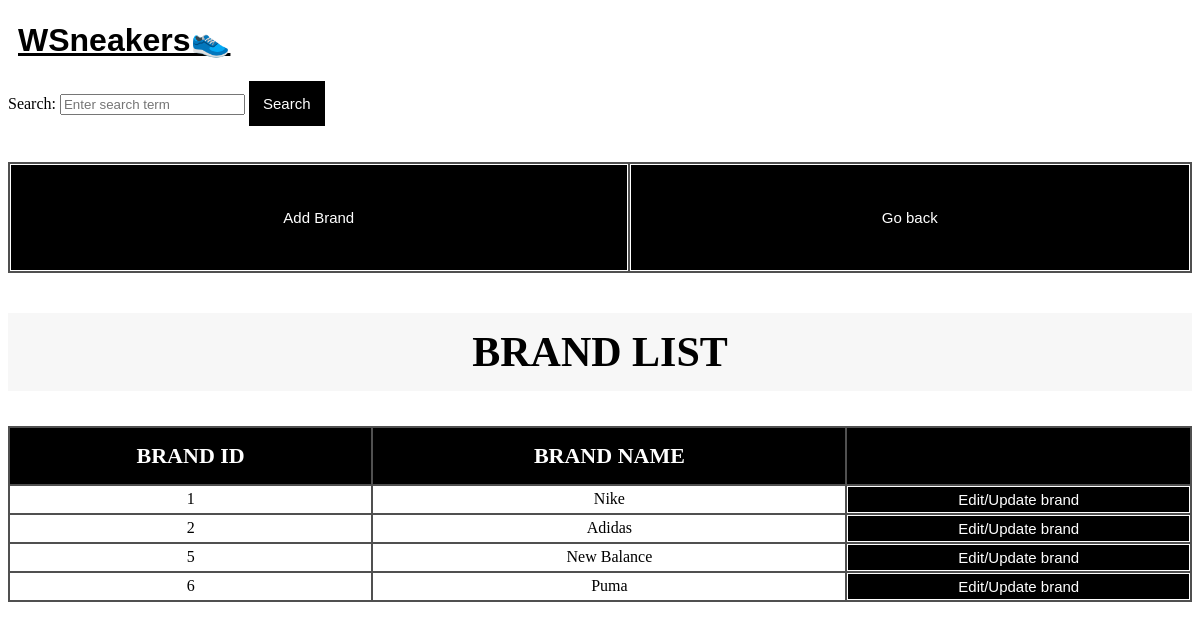
/brand/brandpage.php (signed in), run on an earlier commit of the app's database.
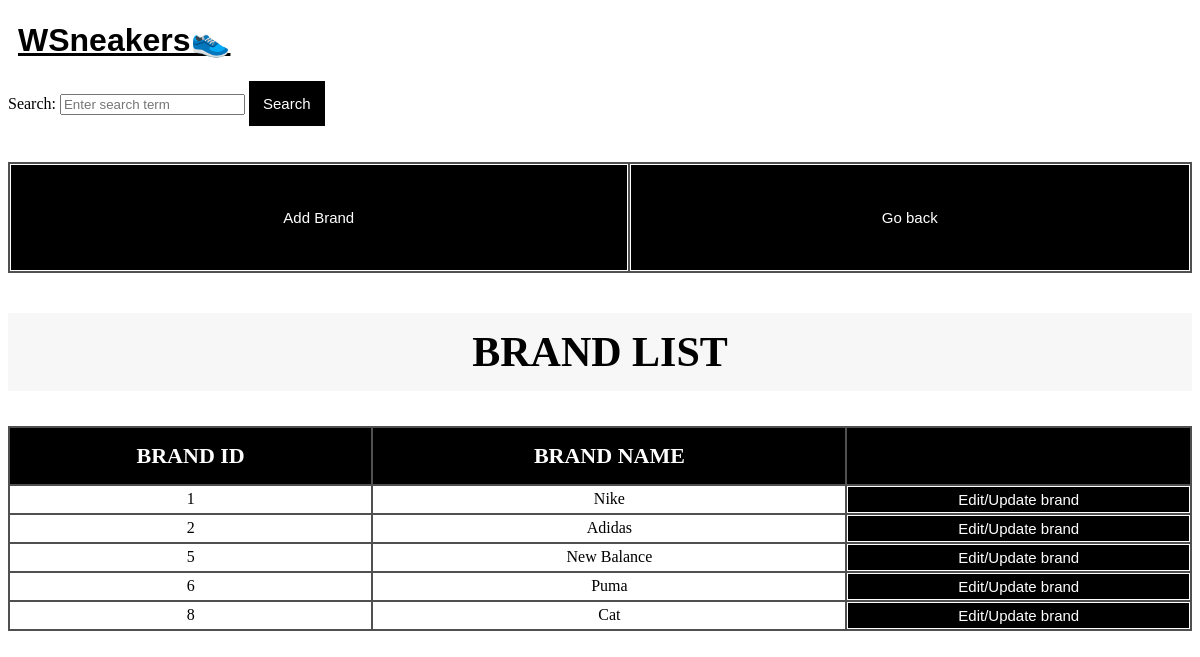
And on a later commit of the database.
### tables this page shows
CREATE TABLE `brand` (
  `BrandID` int(10) NOT NULL,
  `Name` varchar(30) DEFAULT NULL
);

### brand/brandRepository.php (called while the page is built, shortened)
<?php
    class BrandRepo{
        public function SearchBrand(String $BrandName){
            try{
                $con = Db::getInstance()->getConnection();
                $result = mysqli_query($con, "Select * FROM brand WHERE Name LIKE '%{$BrandName}%'");
                if (mysqli_num_rows($result) > 0) {
                    return $result;
                }
                else return null;
            }
            catch(Exception $e){
                echo "Error: " . $e->getMessage() . "<br>";
                return false;
            }
        }
    }
?>

### brand/brandService.php (called while the page is built, shortened)
<?php
    include("brandRepository.php");
    class BrandService{
        private BrandRepo $BrandRepo;
        public function __construct(){
            $this->BrandRepo = new BrandRepo();
        }
        public function Search(string $BrandName){
            $result = $this->BrandRepo->SearchBrand($BrandName);
            return $result;
        }
    }
?>

### brand/brandpage.php (the view, shortened to what this page needs)
<!DOCTYPE html>
<html lang="en">
<head>
    <link rel="stylesheet" href="brandstyles.css">
</head>
<body>
        <?php
            include("../brand/brandService.php");
            $p = new BrandService();
        ?>
        <form action="brandpage.php" method="post">
        <label for="search">Search:</label>
        <input type="text" id="search" name="query" placeholder="Enter search term">
        <button class='Button' type="submit" style="width:auto; padding:10px;">Search</button>
        </form>
        <br><br>
        <table><tr>
        <td><form action="addbrandpage.php">
            <button class='Button' type='submit'>Add Brand</button>
        </form></td>
        <?php
            if (isset($_SESSION["SellerUsername"])) {
                echo "<td><form action='../sellerProfile/sellerProfile.php'>";
            }
            else echo "<td><form action='../adminPage/adminProduct/adminproductpage.php'>";
        ?>
            <button class='Button' type='submit'>Go back</button>
        </form></td>
        </tr></table>
        <?php
            if (!empty($_POST["query"])){
                $result = $p->Search($_POST["query"]);
            }
            else{
                $result = $p->Search("");
            }
            if ($result){
                echo "<h2>Brand List</h2>";
                echo "<table>
                <tr>
                    <th>Brand ID</th>
                    <th>Brand Name</th>
                    <th></th>
                </tr>";
                while ($row = $result->fetch_assoc()) {
                    echo "<tr>";
                    echo "<td>".$row["BrandID"]."</td>";
                    echo "<td>".$row["Name"]."</td>";
                    echo "<td>";
                    echo "<form action='brandeditpage.php' method='post'>
                        <input type='hidden' name='brand_id' value='{$row["BrandID"]}'>
                        <button class='Button' type='submit' style='padding: 0px;'>Edit/Update brand</button>
                        </form>
                        </td>";
                    echo "</tr>";
                }
                echo "</table>";
            }
            else{
                echo "<h2>No brand available.</h2>";
            }
        ?>
</body>
</html>

What changed in the data, as far as the page shows it:
added brand: BrandID "8", Name "Cat"
